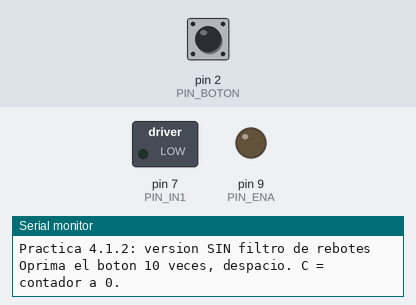
Bench run of a sketch on a simulated Arduino Uno, built with avr-gcc and run on an emulated ATmega328P. Parts: switched loads named in the sketch (green lamp = pin HIGH), output pins drawn as LEDs (lit = HIGH), the last lines printed to the serial monitor. The test bench sets the inputs (shaded band); at power-on: pin 2 (PIN_BOTON) HIGH.

Above: at 1.2 s.
1.3 s: pin 2 (PIN_BOTON) pulled LOW for 0.15 s
At 2.7 s:
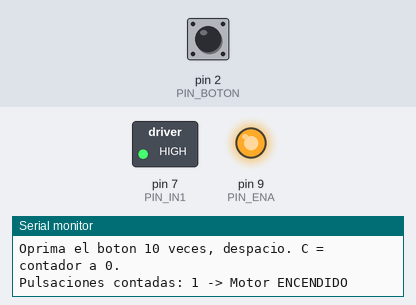
4.4 s: pin 2 (PIN_BOTON) pulled LOW for 1 s
At 5.1 s:
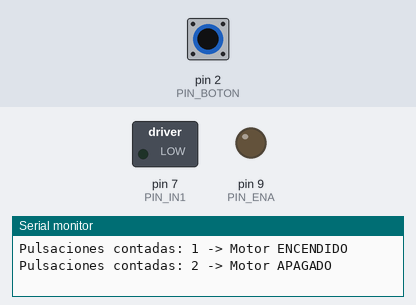
6.9 s: pin 2 (PIN_BOTON) pulled LOW for 3.2 s
At 8.2 s:
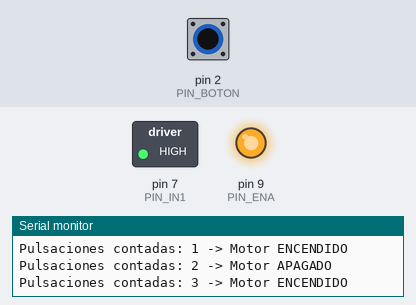
Timing chart, 0 to 9.9 s (numbered marks = the images above; inputs shaded):
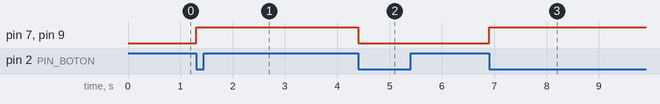

Measured:
- after the input at 1.3 s, pin 7 (PIN_IN1), pin 9 (PIN_ENA): LOW → HIGH at once
- after the input at 4.4 s, pin 7 (PIN_IN1), pin 9 (PIN_ENA): HIGH → LOW at once
- after the input at 6.9 s, pin 7 (PIN_IN1), pin 9 (PIN_ENA): LOW → HIGH at once

The sketch:

Boton_Sin_Filtro.ino
```cpp
/*
  Practica 4.1.2 (paso 2 del desarrollo): version SIN filtro de rebotes.
  Arduino UNO R4 WiFi + modulo puente H L298N + motorreductor + pulsador.
  Equipo: Rosa Guadalupe Romero Navarro, Javier Ramon Quintero Valdez
          y Gabriel Alejandro Barron Sarabia.

  Mismas conexiones que Boton_Arranque_Paro: D9 -> ENA, D7 -> IN1, IN2 a GND, boton entre D2 y GND.

  Lee el boton directamente: cada paso de HIGH (suelto) a LOW (oprimido) que ve el Arduino
  cuenta como pulsacion y cambia el motor, incluidos los rebotes. Sirve para la prueba de
  rebote: oprimir 10 veces despacio y comparar con lo que marca el contador.

  Comandos por el Monitor Serie (115200 baudios, con ajuste de linea):
    C     pone el contador en 0 (antes de cada intento)

  No utiliza delay().
*/

const uint8_t PIN_BOTON = 2;
const uint8_t PIN_IN1 = 7;
const uint8_t PIN_ENA = 9;

uint8_t lecturaAnterior = HIGH;
uint32_t pulsaciones = 0;
bool motorEncendido = false;

void escribirMotor(bool encender) {
  motorEncendido = encender;
  digitalWrite(PIN_IN1, encender ? HIGH : LOW);
  analogWrite(PIN_ENA, encender ? 255 : 0);
}

void setup() {
  digitalWrite(PIN_ENA, LOW);                // Motor apagado antes que nada.
  digitalWrite(PIN_IN1, LOW);
  pinMode(PIN_ENA, OUTPUT);
  pinMode(PIN_IN1, OUTPUT);
  escribirMotor(false);
  pinMode(PIN_BOTON, INPUT_PULLUP);
  lecturaAnterior = digitalRead(PIN_BOTON);

  Serial.begin(115200);
  uint32_t inicio = millis();
  while (!Serial && millis() - inicio < 2000) {
    // Espera al Monitor Serie hasta 2 s, sin delay().
  }
  Serial.println();
  Serial.println("Practica 4.1.2: version SIN filtro de rebotes");
  Serial.println("Oprima el boton 10 veces, despacio. C = contador a 0.");
}

void loop() {
  uint8_t lectura = digitalRead(PIN_BOTON);
  if (lecturaAnterior == HIGH && lectura == LOW) {   // Suelto -> oprimido (sin filtrar).
    pulsaciones++;
    escribirMotor(!motorEncendido);
    Serial.print("Pulsaciones contadas: ");
    Serial.print(pulsaciones);
    Serial.print(" -> Motor ");
    Serial.println(motorEncendido ? "ENCENDIDO" : "APAGADO");
  }
  lecturaAnterior = lectura;

  while (Serial.available() > 0) {
    char c = (char)Serial.read();
    if (c == 'C' || c == 'c') {
      pulsaciones = 0;
      Serial.println("Contador en 0");
    }
  }
}
```
